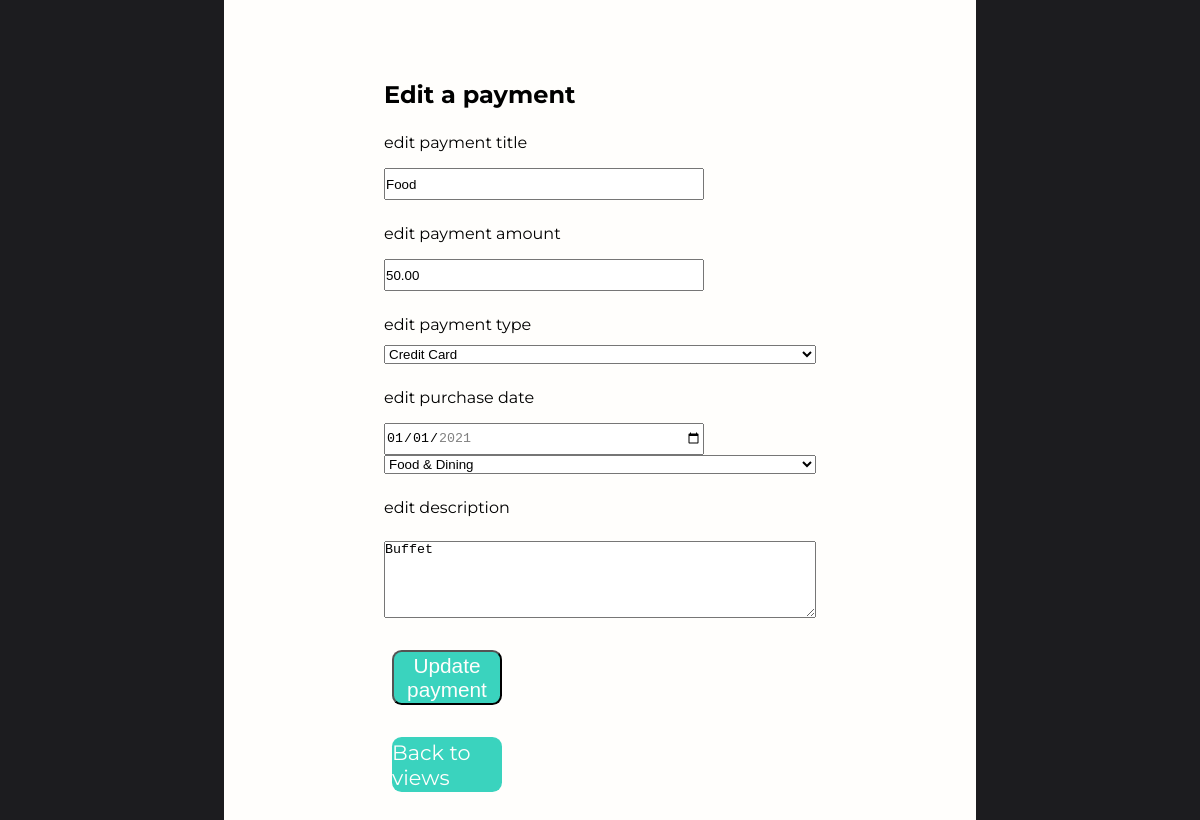
Page /edititems/3 (signed in) on the committed database.
### tracker/models.py (models this page shows, shortened)
class TrackerItem(models.Model):
    tracker = models.ForeignKey(FinancialTracker, on_delete=models.CASCADE)
    pay_title = models.CharField(max_length=25)
    pay_amt = models.DecimalField(max_digits=6, decimal_places=2)
    pay_type = models.CharField(max_length=25)
    category = models.CharField(max_length=25)
    pay_description = models.CharField(max_length=100)
    purchase_date = models.DateField(auto_now_add=False, auto_now=False)

### tracker/views.py (the view)
# urls.py: path("edititems/<items_id>", tracker_view.edit_items, name="edit-tracker-items"),
def edit_items(request, items_id):
    item_row = TrackerItem.objects.get(id=items_id)
    save_edited_items(request, item_row)
    return render(request, "tracker/edit-items.html", {"itemrow": item_row})

### tracker/views.py (called while the page is built)
def save_edited_items(request, item_row):
    if request.method == "POST":
        if request.POST.get("edited-payment"):
            item_row.pay_title = request.POST.get("pay-title")
            item_row.pay_amt = request.POST.get("pay-amt")
            item_row.pay_type = request.POST.get("pay-type")
            item_row.pay_description = request.POST.get("pay-desc")
            item_row.purchase_date = request.POST.get("purchase-date")
            item_row.category = request.POST.get("category")
            item_row.save()
        return redirect("/trackerviews")

### template/tracker/edit-items.html (shortened to what this page needs)
<!DOCTYPE html>
<html lang="en">
<head>
    {% load static %}
    <link rel="stylesheet" type="text/css" href="{% static 'css/index.css' %}">
</head>
<body>
    {% if user.is_authenticated %}
        <div class="edit-container">
            {% block content %}
            <div class="edit-tracker-items-container">
                <h2>Edit a payment</h2>
                <form method="POST">
                    <label for="title" value="title">edit payment title</label>
                    <input type="text" name="pay-title" value="{{itemrow.pay_title}}">
                    <label for="pay-amt" value="pay-amt">edit payment amount</label>
                    <input type="text" name="pay-amt" placeholder="€100.00" value="{{itemrow.pay_amt}}">
                    <label for="pay-type" value="pay-type">edit payment type</label>
                    <br>
                    <select name="pay-type">
                        <option value="{{itemrow.pay_type}}">{{itemrow.pay_type}}</option>
                    </select>
                    <label for="purchase-date" value='purchase-date'>edit purchase date</label>
                    <input type="date" id="purchase_date" name="purchase-date"value="{{itemrow.purchase_date|date:'Y-m-d'}}"min="2021-01-01" max="2021-12-31">
                    <select name="category">
                        <option value="{{itemrow.category}}">{{itemrow.category}}</option>
                    </select>
                    <label for="pay-desc" value="pay-desc">edit description</label>
                    <textarea name="pay-desc" id="pay-desc" cols="30" rows="5">{{itemrow.pay_description}}</textarea>
                    <button type="submit" name="edited-payment" value="edited-payment" class="btn add">Update payment</button>
                </form>
                <div class="btn views" ><a href="/trackerviews">Back to views</a></div>
            </div>
            {% endblock %}
        </div>
    {% else %}
        <script>
            redirect('/login');
        </script>
    {% endif %}
</body>
</html>

### static/css/index.css (style rules this page uses)
:root { --bg-color-primary:#3ad3be; --text-color-primary:rgb(255, 254, 252); --text-color-secondary: #1c1c1f; }
a { text-decoration: none; }
* { margin: 0; padding: 0; box-sizing: border-box; }
html { height: 100%; }
body { background-color: #1c1c1f; }
.btn { display: flex; justify-content: center; align-items: center; font-size: 1.3rem; background-color: var(--bg-color-primary); border-radius: .6rem; margin: 0 2rem 0 2rem ; width: 110px; height: 55px; cursor: pointer; color: var(--text-color-primary); }
.btn a { text-decoration: none; color: var(--text-color-primary); }
.sign-up-container, form { display: flex; flex-direction: column; justify-content: center; }
form > input { width: 20rem; height: 2rem; margin-top: 1.5rem; }
.log-in-container, label { margin-top: 1.5rem; margin-bottom: -.5rem; }
.user-tracker-container, .edit-tracker-items-container { font-family: Montserrat,sans-serif ; background: rgb(255, 254, 252); padding: 5rem 10rem 5rem 10rem; margin:0 14rem 0 14rem; display: flex; flex-direction: column; justify-content: flex-start; }
.user-tracker-container, textarea { margin-top: 2rem; }
.add, .views { margin-top: 2rem; margin-left: .5rem; }
.edit-option, a { color: #364f6b; }

### rows in the picture
TrackerItem: pay-title "Food", pay-amt "50.00", pay-type "Credit Card", category "Food & Dining", pay-desc "Buffet"
